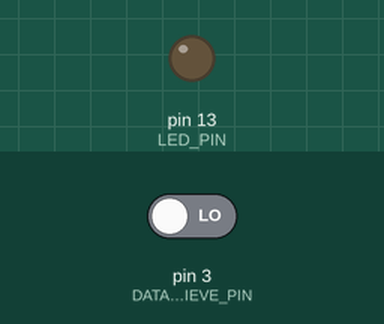
Recording of a sketch running on a simulated Arduino Uno, built with avr-gcc and run on an emulated ATmega328P. Shown: output pins drawn as LEDs (lit = HIGH). Inputs (shaded band) come from the test bench; at power-on: pin 3 (DATA_RECIEVE_PIN) LOW.

Above: at 1.2 s.
1.3 s: pin 3 (DATA_RECIEVE_PIN) driven HIGH
At 1.7 s:
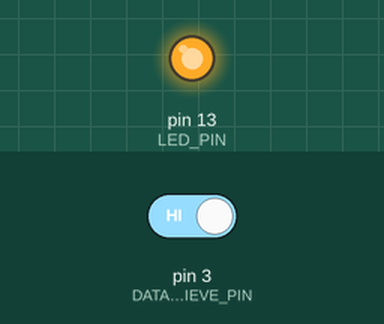
2.8 s: pin 3 (DATA_RECIEVE_PIN) driven LOW
At 4.1 s:
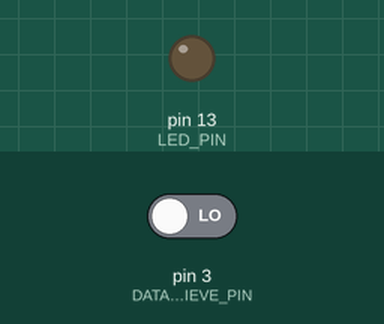
Timing chart, 0 to 5.8 s (numbered marks = the images above; inputs shaded):
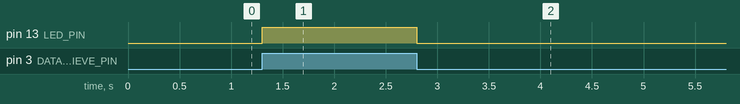

The sketch:

8-2-Recieve.ino
```cpp
const uint8_t LED_PIN = 13;
const uint8_t DATA_RECIEVE_PIN = 3;

void setup() {
    pinMode(LED_PIN, OUTPUT);
    pinMode(DATA_RECIEVE_PIN, INPUT);
}

void loop() {
    digitalWrite(LED_PIN, digitalRead(DATA_RECIEVE_PIN));
}
```

Measured:
- after the input at 1.3 s, pin 13 (LED_PIN): LOW → HIGH at once
- after the input at 2.8 s, pin 13 (LED_PIN): HIGH → LOW at once
